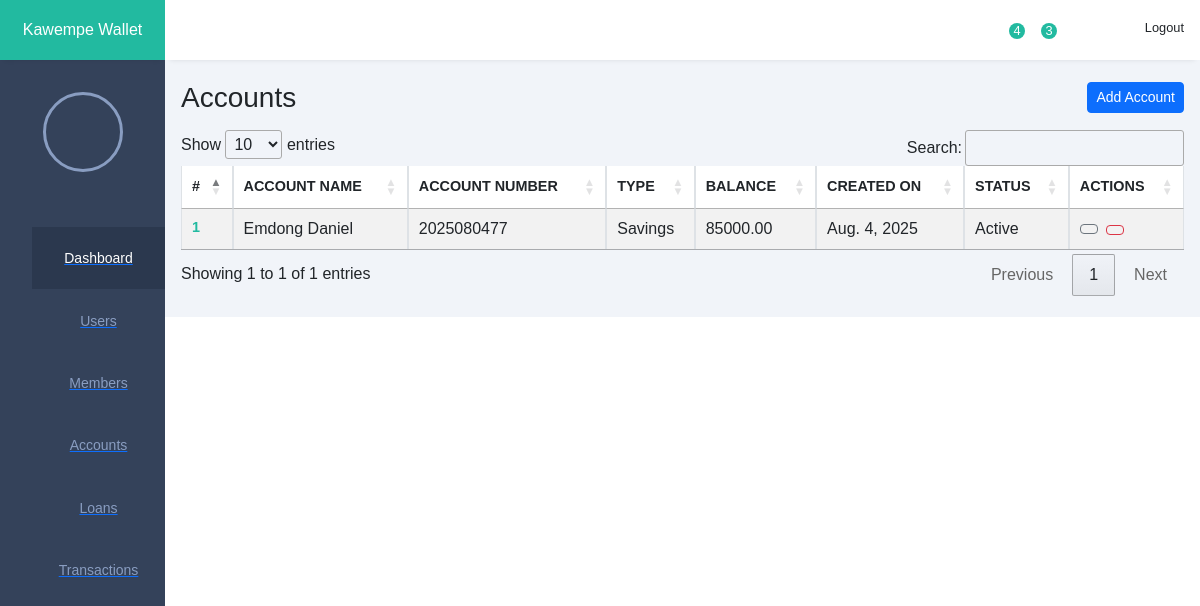
Screenshot of /accounts/ with the database file from the repository.
### customers/models.py (models this page shows, shortened)
class Account(models.Model):
    class AccountType(models.TextChoices):
        SAVINGS = 'Savings', _('Savings')
        CURRENT = 'Current', _('Current')
        FIXED = 'Fixed', _('Fixed')
        JOINT = 'Joint', _('Joint')
        CORPORATE = 'Corporate', _('Corporate')
    class AccountStatus(models.TextChoices):
        ACTIVE = 'Active', _('Active')
        CLOSED = 'Closed', _('Closed')
        DORMANT = 'Dormant', _('Dormant')
        SUSPENDED = 'Suspended', _('Suspended')
    customer = models.ForeignKey(Customer, on_delete=models.CASCADE)
    account_number = models.CharField(
        max_length=50, primary_key=True, editable=False, unique=True)
    account_type = models.CharField(
        max_length=50, choices=AccountType.choices, default=AccountType.SAVINGS)
    balance = models.DecimalField(
        max_digits=13, decimal_places=2, default=0.00)
    date_opened = models.DateField(auto_now_add=True)
    status = models.CharField(
        max_length=50, choices=AccountStatus.choices, default=AccountStatus.ACTIVE)

### customers/views.py (the view)
# urls.py: path('accounts/', AccountListView.as_view(), name='account_list'),
class AccountListView(ListView):
    model = Account
    template_name = 'bank/account_list.html'
    context_object_name = 'accounts'
    def get_queryset(self):
        return (
            super()
            .get_queryset()
            .select_related('customer')
            .annotate(
                account_name=Concat(
                    'customer__first_name',
                    Value(' '),
                    'customer__last_name',
                    output_field=CharField(),
                )
            )
        )

### templates/bank/account_list.html (shortened to what this page needs)
{% extends 'base.html' %}
{% block content %}
<div class="d-flex justify-content-between align-items-center mb-3">
  <h1 class="h3 m-0">Accounts</h1>
  <a href="{% url 'account_add' %}" class="btn btn-primary btn-sm">
    Add Account
  </a>
</div>
<table width="100%" id="customers-table" class="table table-striped table-hover table-bordered">
  <thead>
    <tr>
      <th>#</th>
      <th>ACCOUNT NAME</th>
      <th>ACCOUNT NUMBER</th>
      <th>TYPE</th>
      <th>BALANCE</th>
      <th>CREATED ON</th>
      <th>STATUS</th>
      <th>ACTIONS</th>
    </tr>
  </thead>
  <tbody>
    {% for account in accounts %}
    <tr>
      <td>{{ forloop.counter }}</td>
      <td>{{ account.account_name }}</td>
      <td>{{ account.account_number }}</td>
      <td>{{ account.account_type }}</td>
      <td>{{ account.balance }}</td>
      <td>{{ account.date_opened }}</td>
      <td>{{ account.status }}</td>
      <td>
        <div class="actions d-flex align-items-center gap-2">
          <a href="" class="btn btn-sm btn-outline-secondary" title="View">
          </a>
<form action="{% url 'account_delete' account.account_number %}" method="post" onsubmit="return confirm('Are you sure you want to delete this account?');" style="display:inline;">
  <button type="submit" class="btn btn-sm btn-outline-danger" title="Delete">
  </button>
</form>
        </div>
      </td>
    </tr>
    {% empty %}
    <tr>
      <td colspan="8" class="text-center">No accounts found.</td>
    </tr>
    {% endfor %}
  </tbody>
</table>
{% endblock %}

### static/css/style.css (style rules this page uses)
:root { --main-color: #22BAA0; --color-dark: #34425A; --text-grey: #B0B0B0; }
* { margin: 0; padding: 0; text-decoration: none; list-style-type: none; box-sizing: border-box; font-family: 'Merriweather', sans-serif; }
input, button, select { outline: none; }
table { border-collapse: collapse; }
table thead tr { background: #e9edf2; }
table thead th { padding: 1rem 0rem; text-align: left; color: #444; font-size: .9rem; }
table thead th:first-child { padding-left: 1rem; }
table tbody td { padding: 1rem 0rem; color: #444; }
table tbody td:first-child { padding-left: 1rem; color: var(--main-color); font-weight: 600; font-size: .9rem; }
table tbody tr { border-bottom: 1px solid #dee2e8; }

### rows the page displays
Account: account_name "Emdong Daniel", account_number "2025080477", account_type "Savings", balance "85000.00", date_opened "Aug. 4, 2025", status "Active"
